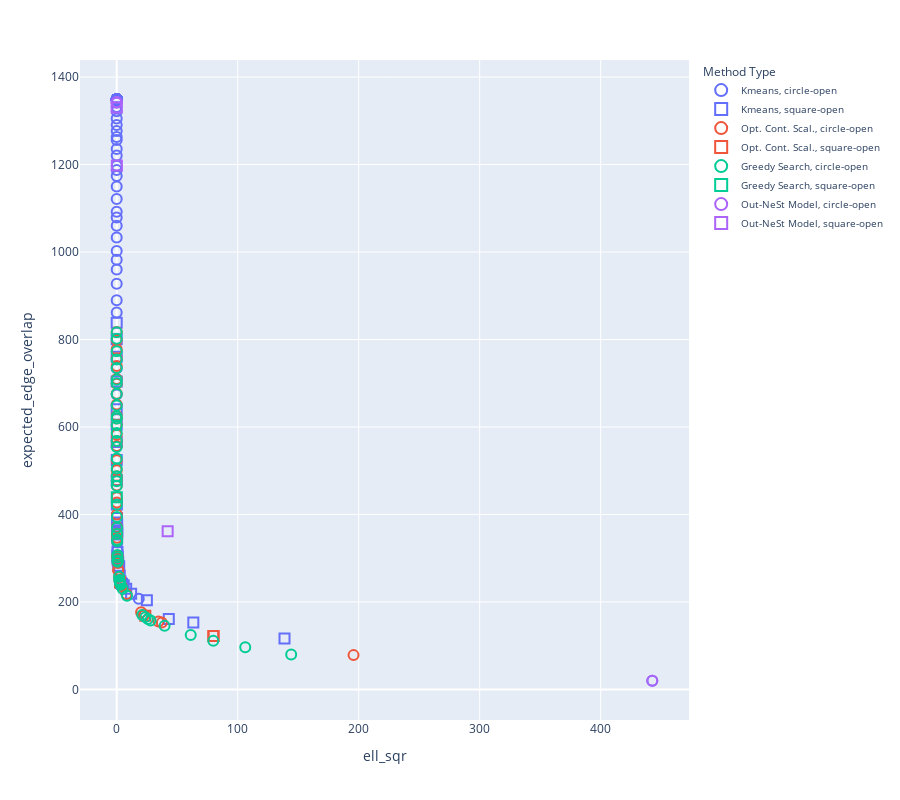

Source (notebook cell):
### Code cell
import pandas as pd
import plotly.express as px

def get_method_type_name(method_type):
    if 'Kmeans' in method_type:
        return 'Kmeans'
    elif 'Greedy Search' in method_type:
        return 'Greedy Search'
    elif 'Opt. Cont. Scal.' in method_type:
        return 'Opt. Cont. Scal.'
    elif 'Out-NeSt Model' in method_type:
        return 'Out-NeSt Model'
    else:
        return 'Other'

dfplot['method_type_name'] = dfplot['method_type'].apply(get_method_type_name)

# Determining shape based on is_pareto_front
dfplot['shape'] = dfplot['is_pareto_front'].apply(lambda x: 'circle-open' if x else 'square-open')

# Plotting with Plotly
fig = px.scatter(
    dfplot,
    x='ell_sqr',
    y='expected_edge_overlap',
    hover_data=['method_type'],
    symbol='shape',
    color='method_type_name',
    symbol_sequence=['circle-open', 'square-open']
)

fig.update_traces(marker=dict(size=10, line=dict(width=2)))

# Updating layout for legend
fig.update_layout(
    height=800,
    legend_title_text='Method Type',
    legend=dict(
        title='Method Type',
        itemsizing='constant',
        traceorder='normal',
        font=dict(size=10)
    )
)

fig.show()

### Figure 1 — Plotly figure (JSON) as saved in the notebook; plotly's stock layout.template omitted (floating-point values rounded to 4 significant figures)
{"data": [{"customdata": [["Kmeans1d (k=1) on Katz centrality"], ["Kmeans1d (k=6) on Katz centrality"], ["Kmeans1d (k=22) on Katz centrality"], ["Kmeans1d (k=23) on Katz centrality"], ["Kmeans1d (k=95) on Katz centrality"], ["Kmeans1d (k=115) on Katz centrality"], ["Kmeans1d (k=155) on Katz centrality"], ["Kmeans1d (k=165) on Katz centrality"], ["Kmeans1d (k=175) on Katz centrality"], ["Kmeans1d (k=185) on Katz centrality"], ["Kmeans1d (k=195) on Katz centrality"], ["Kmeans1d (k=205) on Katz centrality"], ["Kmeans1d (k=215) on Katz centrality"], ["Kmeans1d (k=225) on Katz centrality"], ["Kmeans1d (k=235) on Katz centrality"], ["Kmeans1d (k=245) on Katz centrality"], ["Kmeans1d (k=255) on Katz centrality"], ["Kmeans1d (k=265) on Katz centrality"], ["Kmeans1d (k=275) on Katz centrality"], ["Kmeans1d (k=285) on Katz centrality"], ["Kmeans1d (k=295) on Katz centrality"], ["Kmeans1d (k=305) on Katz centrality"], ["Kmeans1d (k=315) on Katz centrality"], ["Kmeans1d (k=325) on Katz centrality"], ["Kmeans1d (k=335) on Katz centrality"], ["Kmeans1d (k=345) on Katz centrality"], ["Kmeans1d (k=355) on Katz centrality"], ["Kmeans1d (k=365) on Katz centrality"], ["Kmeans1d (k=375) on Katz centrality"], ["Kmeans1d (k=385) on Katz centrality"], ["Kmeans1d (k=395) on Katz centrality"], ["Kmeans1d (k=405) on Katz centrality"], ["Kmeans1d (k=415) on Katz centrality"], ["Kmeans1d (k=425) on Katz centrality"], ["Kmeans1d (k=435) on Katz centrality"], ["Kmeans1d (k=445) on Katz centrality"], ["Kmeans1d (k=455) on Katz centrality"], ["Kmeans1d (k=465) on Katz centrality"], ["Kmeans1d (k=475) on Katz centrality"], ["Kmeans1d (k=485) on Katz centrality"], ["Kmeans1d (k=495) on Katz centrality"], ["Kmeans1d (k=505) on Katz centrality"], ["Kmeans1d (k=515) on Katz centrality"], ["Kmeans1d (k=525) on Katz centrality"], ["Kmeans1d (k=535) on Katz centrality"], ["Kmeans1d (k=545) on Katz centrality"], ["Kmeans1d (k=555) on Katz centrality"], ["Kmeans1d (k=565) on Katz centrality"], ["Kmeans1d (k=575) on Katz centrality"], ["Kmeans1d (k=585) on Katz centrality"], ["Kmeans1d (k=595) on Katz centrality"], ["Kmeans1d (k=605) on Katz centrality"], ["Kmeans1d (k=615) on Katz centrality"], ["Kmeans1d (k=625) on Katz centrality"], ["Kmeans1d (k=635) on Katz centrality"], ["Kmeans1d (k=645) on Katz centrality"], ["Kmeans1d (k=655) on Katz centrality"], ["Kmeans1d (k=665) on Katz centrality"], ["Kmeans1d (k=675) on Katz centrality"], ["Kmeans1d (k=685) on Katz centrality"], ["Kmeans1d (k=695) on Katz centrality"], ["Kmeans1d (k=705) on Katz centrality"], ["Kmeans1d (k=715) on Katz centrality"], ["Kmeans1d (k=725) on Katz centrality"], ["Kmeans1d (k=735) on Katz centrality"], ["Kmeans1d (k=745) on Katz centrality"], ["Kmeans1d (k=755) on Katz centrality"], ["Kmeans1d (k=765) on Katz centrality"], ["Kmeans1d (k=775) on Katz centrality"], ["Kmeans1d (k=785) on Katz centrality"], ["Kmeans1d (k=795) on Katz centrality"]], "hovertemplate": "method_type_name=Kmeans<br>shape=circle-open<br>ell_sqr=%{x}<br>expected_edge_overlap=%{y}<br>method_type=%{customdata[0]}<extra></extra>", "legendgroup": "Kmeans, circle-open", "marker": {"color": "#636efa", "line": {"width": 2}, "size": 10, "symbol": "circle-open"}, "mode": "markers", "name": "Kmeans, circle-open", "orientation": "v", "showlegend": true, "type": "scatter", "x": [442.6, 18.24, 0.5627, 0.4954, 0.004193, 0.002017, 0.0005644, 0.0004043, 0.0002857, 0.0002062, 0.0001482, 0.0001076, 7.74e-05, 5.368e-05, 3.725e-05, 2.566e-05, 1.694e-05, 1.127e-05, 7.467e-06, 4.936e-06, 3.071e-06, 1.927e-06, 1.164e-06, 6.183e-07, 2.988e-07, 1.329e-07, 5.756e-08, 1.703e-08, 2.271e-09, 2.717e-10, -7.248e-13, -9.521e-13, -9.521e-13, -9.521e-13, -9.521e-13, -9.521e-13, -9.521e-13, -9.521e-13, -9.521e-13, -9.521e-13, -9.521e-13, -9.521e-13, -9.521e-13, -9.521e-13, -9.521e-13, -9.521e-13, -9.521e-13, -9.521e-13, -9.521e-13, -9.521e-13, -9.521e-13, -9.521e-13, -9.521e-13, -9.521e-13, -9.521e-13, -9.521e-13, -9.521e-13, -9.521e-13, -9.521e-13, -9.521e-13, -9.521e-13, -9.521e-13, -9.521e-13, -9.521e-13, -9.521e-13, -9.521e-13, -9.521e-13, -9.521e-13, -9.521e-13, -9.521e-13, -9.521e-13], "xaxis": "x", "y": [19.83, 207.4, 317.1, 335.7, 674.4, 734.2, 861.7, 889.8, 927.3, 960.2, 982.2, 1002.0, 1033.0, 1060.0, 1079.0, 1092.0, 1121.0, 1150.0, 1174.0, 1187.0, 1197.0, 1221.0, 1236.0, 1256.0, 1263.0, 1277.0, 1290.0, 1305.0, 1322.0, 1331.0, 1346.0, 1349.0, 1349.0, 1349.0, 1349.0, 1349.0, 1349.0, 1349.0, 1349.0, 1349.0, 1349.0, 1349.0, 1349.0, 1349.0, 1349.0, 1349.0, 1349.0, 1349.0, 1349.0, 1349.0, 1349.0, 1349.0, 1349.0, 1349.0, 1349.0, 1349.0, 1349.0, 1349.0, 1349.0, 1349.0, 1349.0, 1349.0, 1349.0, 1349.0, 1349.0, 1349.0, 1349.0, 1349.0, 1349.0, 1349.0, 1349.0], "yaxis": "y"}, {"customdata": [["Kmeans1d (k=2) on Katz centrality"], ["Kmeans1d (k=3) on Katz centrality"], ["Kmeans1d (k=4) on Katz centrality"], ["Kmeans1d (k=5) on Katz centrality"], ["Kmeans1d (k=7) on Katz centrality"], ["Kmeans1d (k=8) on Katz centrality"], ["Kmeans1d (k=9) on Katz centrality"], ["Kmeans1d (k=10) on Katz centrality"], ["Kmeans1d (k=11) on Katz centrality"], ["Kmeans1d (k=12) on Katz centrality"], ["Kmeans1d (k=13) on Katz centrality"], ["Kmeans1d (k=14) on Katz centrality"], ["Kmeans1d (k=15) on Katz centrality"], ["Kmeans1d (k=16) on Katz centrality"], ["Kmeans1d (k=17) on Katz centrality"], ["Kmeans1d (k=18) on Katz centrality"], ["Kmeans1d (k=19) on Katz centrality"], ["Kmeans1d (k=20) on Katz centrality"], ["Kmeans1d (k=21) on Katz centrality"], ["Kmeans1d (k=24) on Katz centrality"], ["Kmeans1d (k=25) on Katz centrality"], ["Kmeans1d (k=26) on Katz centrality"], ["Kmeans1d (k=27) on Katz centrality"], ["Kmeans1d (k=28) on Katz centrality"], ["Kmeans1d (k=29) on Katz centrality"], ["Kmeans1d (k=35) on Katz centrality"], ["Kmeans1d (k=45) on Katz centrality"], ["Kmeans1d (k=55) on Katz centrality"], ["Kmeans1d (k=65) on Katz centrality"], ["Kmeans1d (k=75) on Katz centrality"], ["Kmeans1d (k=85) on Katz centrality"], ["Kmeans1d (k=105) on Katz centrality"], ["Kmeans1d (k=125) on Katz centrality"], ["Kmeans1d (k=135) on Katz centrality"], ["Kmeans1d (k=145) on Katz centrality"]], "hovertemplate": "method_type_name=Kmeans<br>shape=square-open<br>ell_sqr=%{x}<br>expected_edge_overlap=%{y}<br>method_type=%{customdata[0]}<extra></extra>", "legendgroup": "Kmeans, square-open", "marker": {"color": "#636efa", "line": {"width": 2}, "size": 10, "symbol": "square-open"}, "mode": "markers", "name": "Kmeans, square-open", "orientation": "v", "showlegend": true, "type": "scatter", "x": [138.7, 63.33, 43.05, 24.94, 11.92, 7.831, 5.811, 4.397, 3.648, 3.059, 2.5, 2.066, 1.661, 1.286, 0.998, 0.881, 0.7805, 0.7068, 0.634, 0.4462, 0.4012, 0.3583, 0.3209, 0.2875, 0.2558, 0.1407, 0.06517, 0.03226, 0.01743, 0.01006, 0.006293, 0.002848, 0.001426, 0.001038, 0.0007746], "xaxis": "x", "y": [116.3, 152.8, 160.8, 203.9, 218.8, 230.4, 238.3, 240.9, 243.5, 247.5, 259.8, 281.3, 282.4, 290.8, 294.0, 296.5, 299.3, 304.1, 314.7, 354.2, 360.8, 363.9, 377.4, 381.9, 391.7, 422.5, 478.8, 524.8, 565.6, 605.3, 640.3, 703.9, 760.5, 800.8, 838.3], "yaxis": "y"}, {"customdata": [["Opt. Cont. Scal. (w=2.718281828459045)"], ["Opt. Cont. Scal. (w=1.2263982635139905)"], ["Opt. Cont. Scal. (w=0.9406120582638513)"], ["Opt. Cont. Scal. (w=0.5533100670443569)"], ["Opt. Cont. Scal. (w=0.42437284567694994)"], ["Opt. Cont. Scal. (w=0.32548171969825196)"], ["Opt. Cont. Scal. (w=0.24963508136045084)"], ["Opt. Cont. Scal. (w=0.19146289967870536)"], ["Opt. Cont. Scal. (w=0.08638168612061391)"], ["Opt. Cont. Scal. (w=0.06625225915226167)"], ["Opt. Cont. Scal. (w=0.05081356986537189)"], ["Opt. Cont. Scal. (w=0.03897254094428699)"], ["Opt. Cont. Scal. (w=0.029890813648367348)"], ["Opt. Cont. Scal. (w=0.022925391029511424)"], ["Opt. Cont. Scal. (w=0.017583112993804707)"], ["Opt. Cont. Scal. (w=0.013485739988247985)"], ["Opt. Cont. Scal. (w=0.010343173196618241)"], ["Opt. Cont. Scal. (w=0.007932915202908387)"], ["Opt. Cont. Scal. (w=0.006084316913218732)"], ["Opt. Cont. Scal. (w=0.004666495399687063)"], ["Opt. Cont. Scal. (w=0.003579067235631623)"], ["Opt. Cont. Scal. (w=0.002745041231162644)"], ["Opt. Cont. Scal. (w=0.002105367366604703)"], ["Opt. Cont. Scal. (w=0.0016147559818205847)"], ["Opt. Cont. Scal. (w=0.001238471215135408)"], ["Opt. Cont. Scal. (w=0.0009498716635746116)"], ["Opt. Cont. Scal. (w=0.000728524140275115)"], ["Opt. Cont. Scal. (w=0.0005587569808812448)"], ["Opt. Cont. Scal. (w=0.00042855047132085846)"], ["Opt. Cont. Scal. (w=0.00032868583794635955)"], ["Opt. Cont. Scal. (w=0.0002520925475441013)"], ["Opt. Cont. Scal. (w=0.0001933477052870353)"], ["Opt. Cont. Scal. (w=0.00014829210741829798)"], ["Opt. Cont. Scal. (w=0.00011373576474524922)"], ["Opt. Cont. Scal. (w=8.723204766183331e-05)"], ["Opt. Cont. Scal. (w=6.690446190185052e-05)"], ["Opt. Cont. Scal. (w=5.131379054322766e-05)"], ["Opt. Cont. Scal. (w=3.935619576130858e-05)"], ["Opt. Cont. Scal. (w=3.0185065815740383e-05)"], ["Opt. Cont. Scal. (w=2.3151073945930683e-05)"], ["Opt. Cont. Scal. (w=1.7756205274545433e-05)"], ["Opt. Cont. Scal. (w=1.3618496769875036e-05)"], ["Opt. Cont. Scal. (w=1.0444993815033755e-05)"], ["Opt. Cont. Scal. (w=8.011008677361875e-06)"], ["Opt. Cont. Scal. (w=6.14421235332821e-06)"]], "hovertemplate": "method_type_name=Opt. Cont. Scal.<br>shape=circle-open<br>ell_sqr=%{x}<br>expected_edge_overlap=%{y}<br>method_type=%{customdata[0]}<extra></extra>", "legendgroup": "Opt. Cont. Scal., circle-open", "marker": {"color": "#EF553B", "line": {"width": 2}, "size": 10, "symbol": "circle-open"}, "mode": "markers", "name": "Opt. Cont. Scal., circle-open", "orientation": "v", "showlegend": true, "type": "scatter", "x": [195.7, 37.3, 34.53, 22.53, 22.53, 20.18, 8.084, 4.054, 2.512, 2.509, 1.999, 1.282, 1.271, 0.8618, 0.7112, 0.6368, 0.5839, 0.582, 0.3535, 0.3173, 0.2752, 0.2315, 0.1588, 0.103, 0.08565, 0.05708, 0.0478, 0.04175, 0.03467, 0.02554, 0.01565, 0.01313, 0.0108, 0.007744, 0.006393, 0.005858, 0.004275, 0.003187, 0.002351, 0.002071, 0.001475, 0.001208, 0.0009533, 0.0007515, 0.0006267], "xaxis": "x", "y": [78.43, 152.7, 155.2, 170.2, 170.2, 176.4, 218.3, 236.5, 247.1, 247.2, 256.6, 272.6, 272.9, 289.0, 296.1, 301.2, 305.5, 305.7, 340.3, 346.8, 356.1, 371.4, 399.7, 427.4, 439.1, 466.3, 477.5, 487.6, 501.1, 524.2, 556.7, 568.1, 582.0, 605.2, 619.2, 626.0, 651.3, 675.9, 699.0, 710.0, 739.3, 757.0, 777.5, 798.9, 817.1], "yaxis": "y"}, {"customdata": [["Opt. Cont. Scal. (w=2.0848436773564623)"], ["Opt. Cont. Scal. (w=1.5990149047485729)"], ["Opt. Cont. Scal. (w=0.721422290354756)"], ["Opt. Cont. Scal. (w=0.14684651593678472)"], ["Opt. Cont. Scal. (w=0.11262703781755547)"]], "hovertemplate": "method_type_name=Opt. Cont. Scal.<br>shape=square-open<br>ell_sqr=%{x}<br>expected_edge_overlap=%{y}<br>method_type=%{customdata[0]}<extra></extra>", "legendgroup": "Opt. Cont. Scal., square-open", "marker": {"color": "#EF553B", "line": {"width": 2}, "size": 10, "symbol": "square-open"}, "mode": "markers", "name": "Opt. Cont. Scal., square-open", "orientation": "v", "showlegend": true, "type": "scatter", "x": [80.09, 79.84, 23.65, 2.734, 2.726], "xaxis": "x", "y": [122.2, 122.3, 168.3, 244.8, 244.9], "yaxis": "y"}, {"customdata": [["Greedy Search (w=2.718281828459045)"], ["Greedy Search (w=2.0848436773564623)"], ["Greedy Search (w=1.5990149047485729)"], ["Greedy Search (w=1.2263982635139905)"], ["Greedy Search (w=0.9406120582638513)"], ["Greedy Search (w=0.721422290354756)"], ["Greedy Search (w=0.5533100670443569)"], ["Greedy Search (w=0.42437284567694994)"], ["Greedy Search (w=0.32548171969825196)"], ["Greedy Search (w=0.24963508136045084)"], ["Greedy Search (w=0.19146289967870536)"], ["Greedy Search (w=0.14684651593678472)"], ["Greedy Search (w=0.11262703781755547)"], ["Greedy Search (w=0.08638168612061391)"], ["Greedy Search (w=0.06625225915226167)"], ["Greedy Search (w=0.05081356986537189)"], ["Greedy Search (w=0.03897254094428699)"], ["Greedy Search (w=0.029890813648367348)"], ["Greedy Search (w=0.022925391029511424)"], ["Greedy Search (w=0.017583112993804707)"], ["Greedy Search (w=0.013485739988247985)"], ["Greedy Search (w=0.010343173196618241)"], ["Greedy Search (w=0.007932915202908387)"], ["Greedy Search (w=0.006084316913218732)"], ["Greedy Search (w=0.004666495399687063)"], ["Greedy Search (w=0.003579067235631623)"], ["Greedy Search (w=0.002745041231162644)"], ["Greedy Search (w=0.002105367366604703)"], ["Greedy Search (w=0.0016147559818205847)"], ["Greedy Search (w=0.0009498716635746116)"], ["Greedy Search (w=0.000728524140275115)"], ["Greedy Search (w=0.0005587569808812448)"], ["Greedy Search (w=0.00042855047132085846)"], ["Greedy Search (w=0.00032868583794635955)"], ["Greedy Search (w=0.0002520925475441013)"], ["Greedy Search (w=0.0001933477052870353)"], ["Greedy Search (w=0.00014829210741829798)"], ["Greedy Search (w=0.00011373576474524922)"], ["Greedy Search (w=8.723204766183331e-05)"], ["Greedy Search (w=6.690446190185052e-05)"], ["Greedy Search (w=5.131379054322766e-05)"], ["Greedy Search (w=3.935619576130858e-05)"], ["Greedy Search (w=3.0185065815740383e-05)"], ["Greedy Search (w=2.3151073945930683e-05)"], ["Greedy Search (w=1.7756205274545433e-05)"], ["Greedy Search (w=1.3618496769875036e-05)"], ["Greedy Search (w=1.0444993815033755e-05)"], ["Greedy Search (w=8.011008677361875e-06)"], ["Greedy Search (w=6.14421235332821e-06)"]], "hovertemplate": "method_type_name=Greedy Search<br>shape=circle-open<br>ell_sqr=%{x}<br>expected_edge_overlap=%{y}<br>method_type=%{customdata[0]}<extra></extra>", "legendgroup": "Greedy Search, circle-open", "marker": {"color": "#00cc96", "line": {"width": 2}, "size": 10, "symbol": "circle-open"}, "mode": "markers", "name": "Greedy Search, circle-open", "orientation": "v", "showlegend": true, "type": "scatter", "x": [144.2, 106.2, 79.82, 61.17, 39.58, 27.99, 25.78, 23.61, 21.13, 8.531, 4.924, 3.237, 2.857, 2.671, 2.547, 2.439, 2.238, 1.951, 0.7897, 0.7313, 0.7255, 0.6191, 0.5714, 0.3621, 0.3412, 0.2763, 0.2365, 0.1721, 0.1123, 0.05827, 0.04941, 0.04179, 0.03357, 0.02456, 0.01643, 0.01321, 0.01038, 0.00797, 0.006422, 0.006033, 0.004385, 0.003191, 0.002348, 0.002141, 0.001583, 0.001301, 0.001029, 0.0007323, 0.0006277], "xaxis": "x", "y": [79.98, 96.2, 111.0, 124.7, 145.3, 157.5, 161.0, 165.3, 170.3, 214.0, 230.0, 239.5, 242.3, 244.3, 245.9, 247.6, 250.1, 257.5, 292.0, 294.3, 294.8, 302.0, 307.2, 338.6, 342.1, 355.4, 369.6, 394.1, 422.3, 465.3, 475.9, 487.6, 505.0, 527.7, 554.3, 567.9, 586.1, 604.0, 619.1, 623.9, 649.3, 675.7, 699.7, 708.0, 734.6, 754.1, 773.3, 801.5, 816.8], "yaxis": "y"}, {"customdata": [["Greedy Search (w=0.001238471215135408)"]], "hovertemplate": "method_type_name=Greedy Search<br>shape=square-open<br>ell_sqr=%{x}<br>expected_edge_overlap=%{y}<br>method_type=%{customdata[0]}<extra></extra>", "legendgroup": "Greedy Search, square-open", "marker": {"color": "#00cc96", "line": {"width": 2}, "size": 10, "symbol": "square-open"}, "mode": "markers", "name": "Greedy Search, square-open", "orientation": "v", "showlegend": true, "type": "scatter", "x": [0.08755], "xaxis": "x", "y": [439.2], "yaxis": "y"}, {"customdata": [["Out-NeSt Model (d=0)"], ["Out-NeSt Model (d=4)"], ["Out-NeSt Model (d=5)"], ["Out-NeSt Model (d=6)"]], "hovertemplate": "method_type_name=Out-NeSt Model<br>shape=circle-open<br>ell_sqr=%{x}<br>expected_edge_overlap=%{y}<br>method_type=%{customdata[0]}<extra></extra>", "legendgroup": "Out-NeSt Model, circle-open", "marker": {"color": "#ab63fa", "line": {"width": 2}, "size": 10, "symbol": "circle-open"}, "mode": "markers", "name": "Out-NeSt Model, circle-open", "orientation": "v", "showlegend": true, "type": "scatter", "x": [442.6, 2.303e-10, 1.847e-13, 1.847e-13], "xaxis": "x", "y": [19.83, 1341.0, 1343.0, 1343.0], "yaxis": "y"}, {"customdata": [["Out-NeSt Model (d=1)"], ["Out-NeSt Model (d=2)"], ["Out-NeSt Model (d=3)"]], "hovertemplate": "method_type_name=Out-NeSt Model<br>shape=square-open<br>ell_sqr=%{x}<br>expected_edge_overlap=%{y}<br>method_type=%{customdata[0]}<extra></extra>", "legendgroup": "Out-NeSt Model, square-open", "marker": {"color": "#ab63fa", "line": {"width": 2}, "size": 10, "symbol": "square-open"}, "mode": "markers", "name": "Out-NeSt Model, square-open", "orientation": "v", "showlegend": true, "type": "scatter", "x": [42.11, 0.1188, 1.236e-05], "xaxis": "x", "y": [361.8, 1198.0, 1330.0], "yaxis": "y"}], "layout": {"height": 800, "legend": {"font": {"size": 10}, "itemsizing": "constant", "title": {"text": "Method Type"}, "tracegroupgap": 0, "traceorder": "normal"}, "margin": {"t": 60}, "xaxis": {"anchor": "y", "domain": [0, 1], "title": {"text": "ell_sqr"}}, "yaxis": {"anchor": "x", "domain": [0, 1], "title": {"text": "expected_edge_overlap"}}}}
